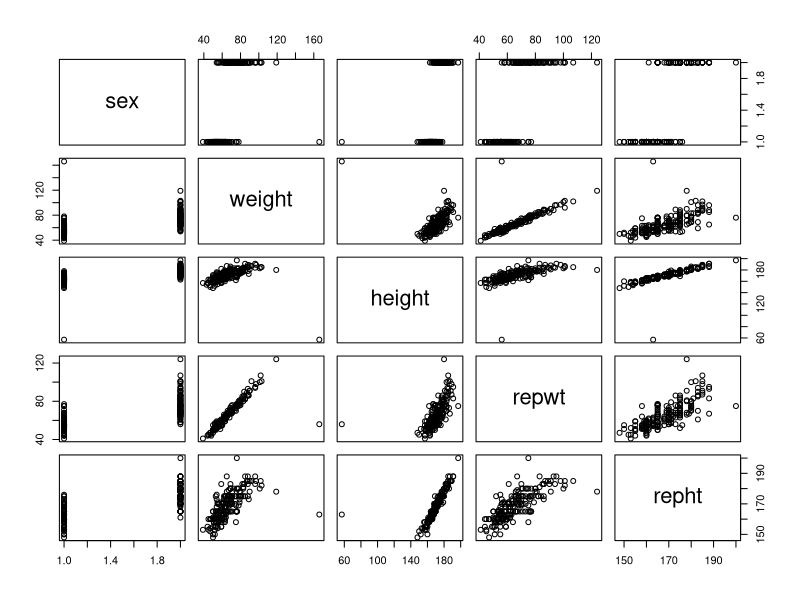
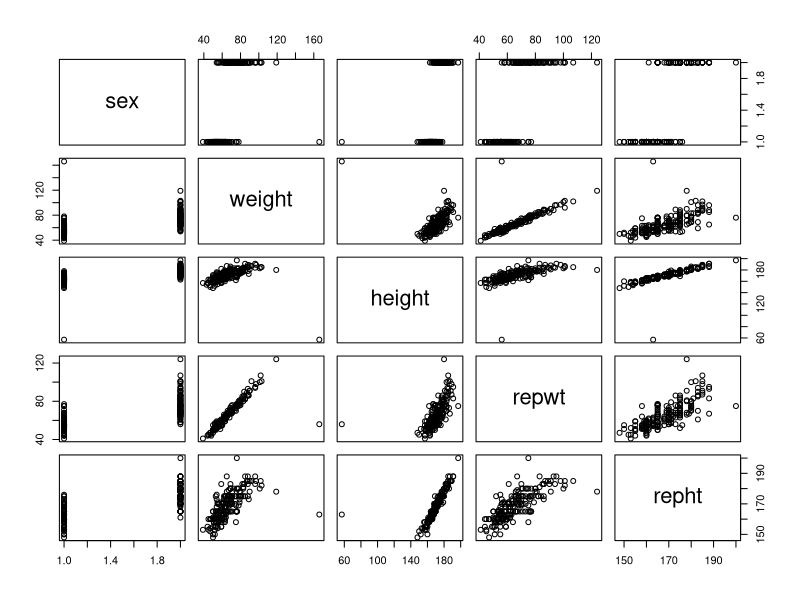
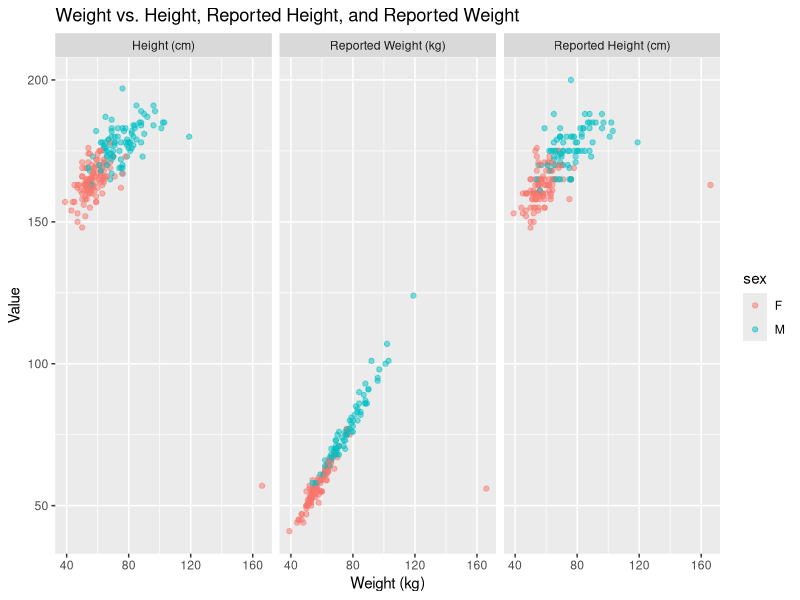
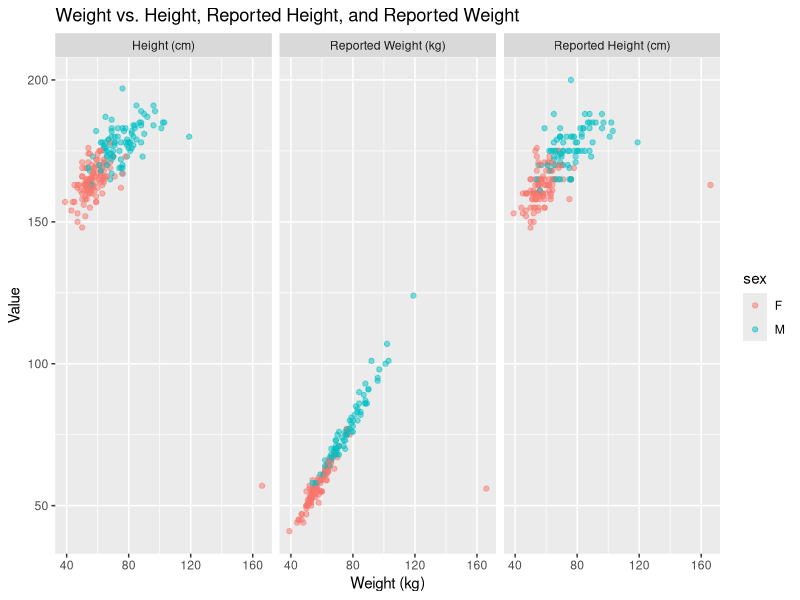

R code for these plots, in order:
## ---- chunk 1
library(car)
library(ggplot2)
library(data.table)
data(Davis)
working_dir <- "/Users/bertozzivill/repos/data-science-book/final/module_6/"
## ---- chunk 2
# Plot the variables in the "Davis" dataset, which looks at measured vs. reported weight and height
plot(Davis)
## ---- chunk 3
png(file.path(working_dir, "base_plot.png"))
plot(Davis)
graphics.off()
## ---- chunk 4
Davis <- data.table(Davis)
Davis <- melt(Davis, id.vars = c("sex", "weight"))
Davis <- Davis[!is.na(value)]
Davis[, variable:= factor(variable, labels=c("Height (cm)", "Reported Weight (kg)", "Reported Height (cm)"))]
## ---- chunk 5
ggplot(Davis, aes(x=weight, y=value)) +
  geom_point(aes(color=sex), alpha=0.5) +
  facet_grid(~variable) +
  labs(title="Weight vs. Height, Reported Height, and Reported Weight",
       x="Weight (kg)",
       y="Value")
## ---- chunk 6
png(file.path(working_dir, "ggplot.png"))
ggplot(Davis, aes(x=weight, y=value)) +
  geom_point(aes(color=sex), alpha=0.5) +
  facet_grid(~variable)+
  labs(title="Weight vs. Height, Reported Height, and Reported Weight",
       x="Weight (kg)",
       y="Value")
graphics.off()
